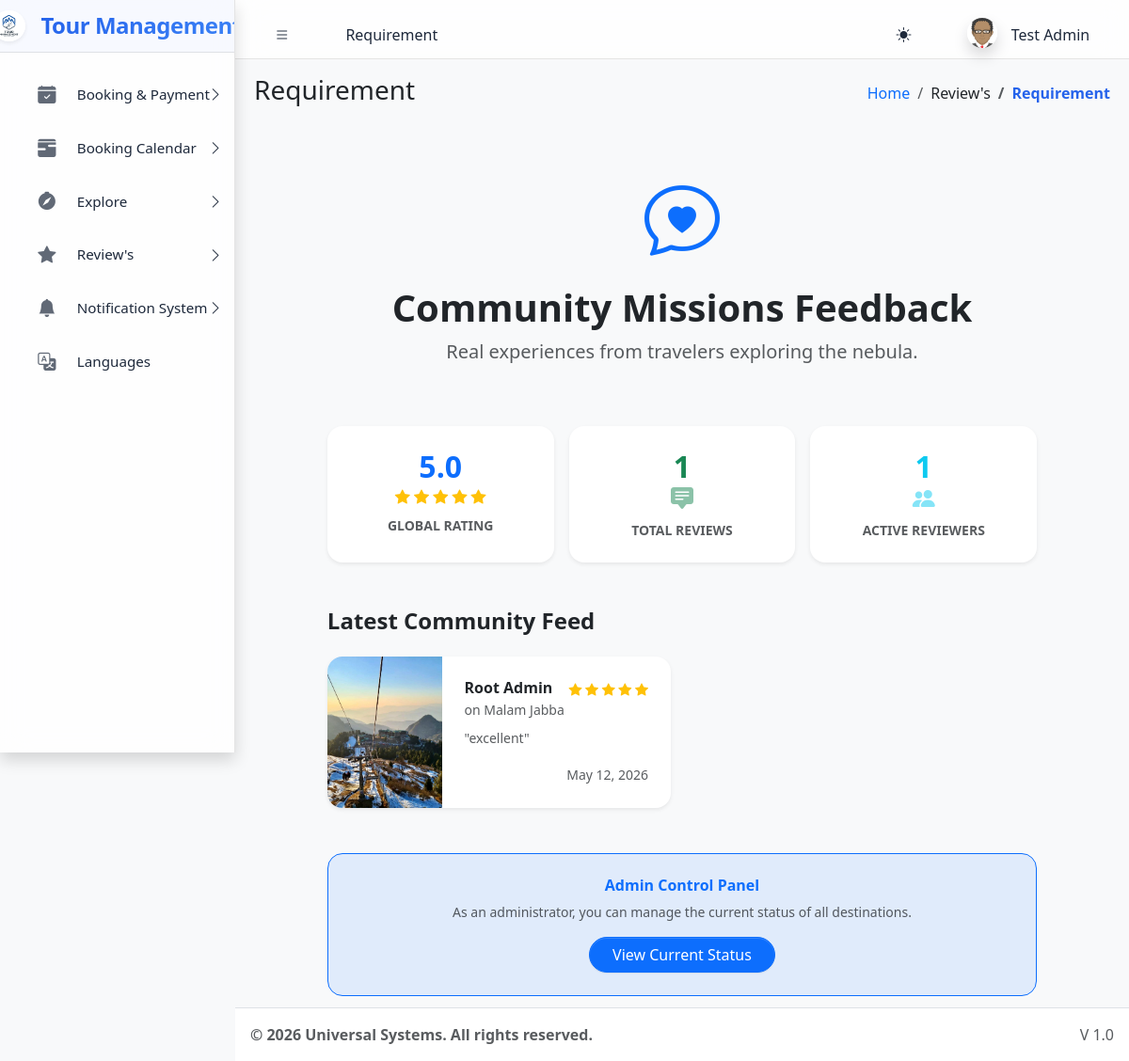
The app's page /explore/reviews.php (signed in) with its own data.
### tables this page shows
CREATE TABLE `sys_pages` (
  `id` int(11) NOT NULL,
  `parent_id` int(11) DEFAULT 0,
  `page_name` varchar(100) NOT NULL,
  `page_url` varchar(255) DEFAULT '#',
  `icon_class` varchar(50) DEFAULT 'bi bi-circle',
  `sort_order` int(11) DEFAULT 0
);

CREATE TABLE `reviews` (
  `id` int(11) NOT NULL,
  `user_id` int(11) NOT NULL,
  `destination_id` int(11) NOT NULL,
  `rating` int(11) NOT NULL CHECK (`rating` >= 1 and `rating` <= 5),
  `comment` text DEFAULT NULL,
  `photo_path` varchar(255) DEFAULT NULL,
  `created_at` timestamp NOT NULL DEFAULT current_timestamp()
);

CREATE TABLE `destinations` (
  `id` int(11) NOT NULL,
  `name` varchar(255) NOT NULL,
  `type` varchar(100) DEFAULT NULL,
  `hero_image` varchar(255) DEFAULT NULL,
  `duration` varchar(50) DEFAULT NULL,
  `price` varchar(50) DEFAULT NULL,
  `intensity` enum('Low','Medium','High') DEFAULT NULL,
  `description` text DEFAULT NULL,
  `environment` text DEFAULT NULL,
  `accommodation` text DEFAULT NULL,
  `activities` longtext DEFAULT NULL CHECK (json_valid(`activities`)),
  `is_deleted` tinyint(1) DEFAULT 0,
  `category` enum('Adventure','Relaxation','Educational') DEFAULT 'Adventure',
  `gravity_level` varchar(50) DEFAULT '1.0g',
  `itinerary` longtext DEFAULT NULL CHECK (json_valid(`itinerary`)),
  `route_data` longtext DEFAULT NULL CHECK (json_valid(`route_data`)),
  `created_at` timestamp NOT NULL DEFAULT current_timestamp()
);

CREATE TABLE `users` (
  `id` int(11) NOT NULL,
  `name` varchar(100) NOT NULL,
  `email` varchar(100) NOT NULL,
  `password` varchar(255) NOT NULL,
  `role` varchar(50) NOT NULL,
  `identity_no` varchar(50) DEFAULT NULL,
  `registration_no` varchar(50) DEFAULT NULL,
  `is_active` tinyint(1) DEFAULT 1
);

### explore/reviews.php (the view, shortened to what this page needs)
<?php
require_once '../includes/header.php';
$query = "
    SELECT r.*, u.name as user_name, d.name as dest_name, d.hero_image, d.type as dest_type
    FROM reviews r
    JOIN users u ON r.user_id = u.id
    JOIN destinations d ON r.destination_id = d.id
    ORDER BY r.created_at DESC
    LIMIT 20
";
$reviews = $pdo->query($query)->fetchAll();
$stats = $pdo->query("
    SELECT
    COUNT(*) as total_reviews,
    AVG(rating) as avg_rating,
    COUNT(DISTINCT user_id) as total_reviewers
    FROM reviews
")->fetch();
?>
<div class="row justify-content-center">
    <div class="col-lg-10">
        <div class="text-center py-5">
            <div class="display-1 text-primary mb-4"><i class="bi bi-chat-heart"></i></div>
            <h1 class="fw-bold">Community Missions Feedback</h1>
            <p class="text-muted lead">Real experiences from travelers exploring the nebula.</p>
        </div>
        <div class="row g-3 mb-5">
            <div class="col-md-4">
                <div class="card border-0 shadow-sm rounded-4 p-4 text-center h-100">
                    <h2 class="fw-bold text-primary mb-0"><?= number_format($stats['avg_rating'] ?: 0, 1) ?></h2>
                    <div class="text-warning mb-2">
                        <?php for($i=1; $i<=5; $i++): ?>
                            <i class="bi bi-star<?= $i <= round($stats['avg_rating'] ?: 0) ? '-fill' : '' ?>"></i>
                        <?php endfor; ?>
                    </div>
                    <small class="text-muted text-uppercase fw-bold small">Global Rating</small>
                </div>
            </div>
            <div class="col-md-4">
                <div class="card border-0 shadow-sm rounded-4 p-4 text-center h-100">
                    <h2 class="fw-bold text-success mb-0"><?= $stats['total_reviews'] ?></h2>
                    <i class="bi bi-chat-square-text-fill text-success opacity-50 mb-2 h4"></i>
                    <small class="text-muted text-uppercase fw-bold small">Total Reviews</small>
                </div>
            </div>
            <div class="col-md-4">
                <div class="card border-0 shadow-sm rounded-4 p-4 text-center h-100">
                    <h2 class="fw-bold text-info mb-0"><?= $stats['total_reviewers'] ?></h2>
                    <i class="bi bi-people-fill text-info opacity-50 mb-2 h4"></i>
                    <small class="text-muted text-uppercase fw-bold small">Active Reviewers</small>
                </div>
            </div>
        </div>
        <h4 class="fw-bold mb-4">Latest Community Feed</h4>
        <?php if(empty($reviews)): ?>
            <div class="card border-0 shadow-sm rounded-4 p-5 text-center bg-body-tertiary">
                <h4 class="fw-bold mb-3">Nebula Insights Coming Soon!</h4>
                <p class="text-muted mb-0">We are currently collecting feedback from our latest tours. Check back soon to see what others are saying.</p>
            </div>
        <?php else: ?>
            <div class="row g-4">
                <?php foreach($reviews as $r):
                    $imgSrc = (strpos($r['hero_image'], 'http') === 0) ? $r['hero_image'] : BASE_URL . $r['hero_image'];
                ?>
                <div class="col-md-6">
                    <div class="card border-0 shadow-sm rounded-4 h-100 overflow-hidden">
                        <div class="row g-0 h-100">
                            <div class="col-4">
                                <img src="<?= $imgSrc ?>" class="w-100 h-100 object-fit-cover">
                            </div>
                            <div class="col-8 p-4">
                                <div class="d-flex justify-content-between align-items-start mb-2">
                                    <div>
                                        <h6 class="fw-bold mb-0"><?= htmlspecialchars($r['user_name']) ?></h6>
                                        <small class="text-muted">on <?= htmlspecialchars($r['dest_name']) ?></small>
                                    </div>
                                    <div class="text-warning small">
                                        <?php for($i=1; $i<=5; $i++): ?>
                                            <i class="bi bi-star<?= $i <= $r['rating'] ? '-fill' : '' ?>"></i>
                                        <?php endfor; ?>
                                    </div>
                                </div>
                                <p class="text-muted small mb-3">"<?= htmlspecialchars($r['comment']) ?>"</p>
                                <div class="mt-3 text-end">
                                    <small class="text-muted italic small"><?= date('M d, Y', strtotime($r['created_at'])) ?></small>
                                </div>
                            </div>
                        </div>
                    </div>
                </div>
                <?php endforeach; ?>
            </div>
        <?php endif; ?>
        <?php if(isset($_SESSION['role']) && ($_SESSION['role'] === 'super_admin' || $_SESSION['role'] === 'admin')): ?>
            <div class="mt-5 p-4 rounded-4 border border-primary border-dashed bg-primary bg-opacity-10 text-center">
                <h6 class="fw-bold text-primary mb-2">Admin Control Panel</h6>
                <p class="small text-muted mb-3">As an administrator, you can manage the current status of all destinations.</p>
                <a href="../dashboards/super_admin/current_status.php" class="btn btn-primary rounded-pill px-4">View Current Status</a>
            </div>
        <?php endif; ?>
    </div>
</div>
<?php require_once '../includes/footer.php'; ?>

### includes/header.php (shortened to what this page needs)
<?php
require_once __DIR__ . '/../core/session.php';
$base_path = parse_url(BASE_URL, PHP_URL_PATH);
$current_url = substr($_SERVER['SCRIPT_NAME'], strlen($base_path));
$pageStmt = $pdo->prepare("SELECT * FROM sys_pages WHERE page_url LIKE ? LIMIT 1");
$pageStmt->execute(["%$current_url%"]);
$currentPageData = $pageStmt->fetch();
$pageTitle = $currentPageData['page_name'] ?? 'Dashboard';
$pageId = $currentPageData['id'] ?? 0;
$breadcrumbs = [];
if ($currentPageData) {
    $crumbId = $currentPageData['id'];
    while($crumbId != 0) {
        $crumbStmt = $pdo->prepare("SELECT id, parent_id, page_name, page_url FROM sys_pages WHERE id = ?");
        $crumbStmt->execute([$crumbId]);
        $crumb = $crumbStmt->fetch();
        array_unshift($breadcrumbs, $crumb);
        $crumbId = $crumb['parent_id'];
    }
}
?>
<!DOCTYPE html>
<html lang="en"> <head>
    <link rel="stylesheet" href="<?= BASE_URL ?>assets/css/bootstrap.min.css" />
    <link rel="stylesheet" href="<?= BASE_URL ?>assets/css/bootstrap-icons.css" />
    <link rel="stylesheet" href="<?= BASE_URL ?>assets/css/adminlte.min.css" />
</head>
<body class="layout-fixed sidebar-expand-lg bg-body-tertiary">
<div class="app-wrapper">
    <nav class="app-header navbar navbar-expand bg-body">
        <div class="container-fluid">
            <ul class="navbar-nav">
                <li class="nav-item"> <a class="nav-link" data-lte-toggle="sidebar" href="#" role="button"><i class="bi bi-list"></i></a> </li>
                <li class="nav-item d-none d-md-block"> <a href="#" class="nav-link"><?= $pageTitle ?></a> </li>
            </ul>
            <ul class="navbar-nav ms-auto">
                 <li class="nav-item">
                    <button class="btn btn-link nav-link" id="theme-toggle" type="button">
                        <i class="bi bi-sun-fill" id="theme-icon"></i>
                    </button>
                </li>
                <li class="nav-item dropdown user-menu">
                    <a href="#" class="nav-link dropdown-toggle" data-bs-toggle="dropdown">
                        <img src="<?= !empty($_SESSION['avatar']) ? $_SESSION['avatar'] : BASE_URL.'assets/img/avatar.png' ?>" class="user-image rounded-circle shadow" alt="User Image">
                        <span class="d-none d-md-inline ms-1"><?= htmlspecialchars($_SESSION['name']) ?></span>
                    </a>
                </li>
            </ul>
        </div>
    </nav>
    <?php include 'sidebar.php'; ?>
    <main class="app-main">
        <div class="app-content-header">
            <div class="container-fluid">
                <div class="row">
                    <div class="col-sm-6"><h3 class="mb-0"><?= $pageTitle ?></h3></div>
                    <div class="col-sm-6">
                        <ol class="breadcrumb float-sm-end">
                            <li class="breadcrumb-item"><a href="<?= BASE_URL ?>">Home</a></li>
                            <?php foreach($breadcrumbs as $b): ?>
                                <li class="breadcrumb-item <?= ($b['id'] == $pageId) ? 'active' : '' ?>">
                                    <?= htmlspecialchars($b['page_name']) ?>
                                </li>
                            <?php endforeach; ?>
                        </ol>
                    </div>
                </div>
            </div>
        </div>
        <div class="app-content">
            <div class="container-fluid">

### includes/sidebar.php (shortened to what this page needs)
<aside class="app-sidebar shadow">
    <div class="sidebar-brand">
        <a href="<?= BASE_URL ?>index.php" class="brand-link d-flex align-items-center">
            <img src="<?= BASE_URL ?>assets/img/logo.png" alt="Logo" class="brand-image shadow-sm rounded-circle me-2" style="width: 35px; height: 35px; object-fit: cover;">
            <span class="brand-text h4 mb-0 fw-bold">Tour Management</span>
        </a>
    </div>
    <div class="sidebar-wrapper">
        <nav class="mt-2">
            <ul class="nav sidebar-menu flex-column" data-lte-toggle="treeview" role="menu" data-accordion="false">
                <?php
                function buildMenu($pdo, $parentId = 0, $userRole, $currentUrl)
                {
                    $sql = "
                        SELECT p.* FROM sys_pages p
                        JOIN role_access ra ON p.id = ra.page_id
                        WHERE p.parent_id = ? AND ra.role_key = ?
                        ORDER BY p.sort_order ASC
                    ";
                    $stmt = $pdo->prepare($sql);
                    $stmt->execute([$parentId, $userRole]);
                    $items = $stmt->fetchAll();
                    foreach ($items as $item) {
                        $childStmt = $pdo->prepare("SELECT COUNT(*) FROM sys_pages WHERE parent_id = ?");
                        $childStmt->execute([$item['id']]);
                        $hasChildren = $childStmt->fetchColumn() > 0;
                        $isActive = (strpos($currentUrl, $item['page_url']) !== false && $item['page_url'] !== '#');
                        $menuOpen = $isActive ? 'menu-open' : '';
                        $activeClass = $isActive ? 'active' : '';
                        echo '<li class="nav-item ' . $menuOpen . '">';
                        echo '<a href="' . ($hasChildren ? '#' : BASE_URL . $item['page_url']) . '" class="nav-link ' . $activeClass . '">';
                        echo '<i class="nav-icon ' . $item['icon_class'] . '"></i>';
                        echo '<p>' . htmlspecialchars($item['page_name']);
                        echo '</p></a>';
                        if ($hasChildren) {
                            buildMenu($pdo, $item['id'], $userRole, $currentUrl);
                        }
                        echo '</li>';
                    }
                }
                $base_path = parse_url(BASE_URL, PHP_URL_PATH);
                $cur = substr($_SERVER['SCRIPT_NAME'], strlen($base_path));
                buildMenu($pdo, 0, $_SESSION['role'], $cur);
                ?>
            </ul>
        </nav>
    </div>
</aside>

### includes/header.php (style rules this page uses)
:root { --app-primary-blue: #2563eb; --app-primary-blue-rgb: 37, 99, 235; --app-accent-blue: #3b82f6; --app-sidebar-width: 280px; --app-glass-blur: blur(15px) saturate(180%); }
[data-bs-theme="light"] { --app-sidebar-bg: rgba(255, 255, 255, 0.8); --app-sidebar-text: #1e293b; --app-sidebar-text-rgb: 30, 41, 59; --app-sidebar-border: rgba(0, 0, 0, 0.1); --app-nav-active-bg: rgba(37, 99, 235, 0.1); --app-nav-hover-bg: rgba(0, 0, 0, 0.05); --app-header-bg: rgba(255, 255, 255, 0.8); }
.user-image { width: 30px; height: 30px; object-fit: cover; }
.app-header { background: var(--app-header-bg) !important; backdrop-filter: var(--app-glass-blur); -webkit-backdrop-filter: var(--app-glass-blur); border-bottom: 1px solid var(--app-sidebar-border) !important; }
.breadcrumb-item.active { color: var(--app-primary-blue); font-weight: 600; }
body { transition: background-color 0.3s ease, color 0.3s ease; }
body { top: 0px !important; }

### includes/sidebar.php (style rules this page uses)
.app-sidebar { background: var(--app-sidebar-bg) !important; backdrop-filter: var(--app-glass-blur); -webkit-backdrop-filter: var(--app-glass-blur); border-right: 1px solid var(--app-sidebar-border) !important; transition: all 0.4s cubic-bezier(0.4, 0, 0.2, 1); color: var(--app-sidebar-text) !important; }
.sidebar-brand { background: rgba(var(--app-primary-blue-rgb), 0.03) !important; border-bottom: 1px solid var(--app-sidebar-border) !important; padding: 1.5rem 1rem !important; }
.brand-text { font-weight: 700 !important; letter-spacing: -0.5px; background: linear-gradient(135deg, var(--app-primary-blue) 0%, var(--app-accent-blue) 100%); -webkit-background-clip: text; -webkit-text-fill-color: transparent; }
.nav-link { border-radius: 12px !important; margin: 0.2rem 0.8rem !important; padding: 0.8rem 1rem !important; transition: all 0.3s ease !important; border: 1px solid transparent !important; color: var(--app-sidebar-text) !important; }
.nav-icon { font-size: 1.2rem !important; margin-right: 12px !important; transition: transform 0.3s ease; color: var(--app-sidebar-text); opacity: 0.7; }
.sidebar-menu p { font-weight: 500; font-size: 0.95rem; }

### records on screen
sys_pages: page_name "Requirement"
sys_pages: page_name "Booking & Payment"
sys_pages: page_name "Booking Calendar"
sys_pages: page_name "Explore"
sys_pages: page_name "Review's"
sys_pages: page_name "Notification System"
sys_pages: page_name "Languages"
reviews: destination.hero_image (picture), user.name "Root Admin", destination.name "Malam Jabba", rating 5 (drawn), comment "excellent", created_at "May 12, 2026"

### other values on screen
$_SESSION['name'] "Test Admin"
$stats['avg_rating'] ?: 0 "5.0"
$stats['total_reviews'] "1"
$stats['total_reviewers'] "1"
$settings['footer_text'] "© 2026 Universal Systems. All rights reserved."
